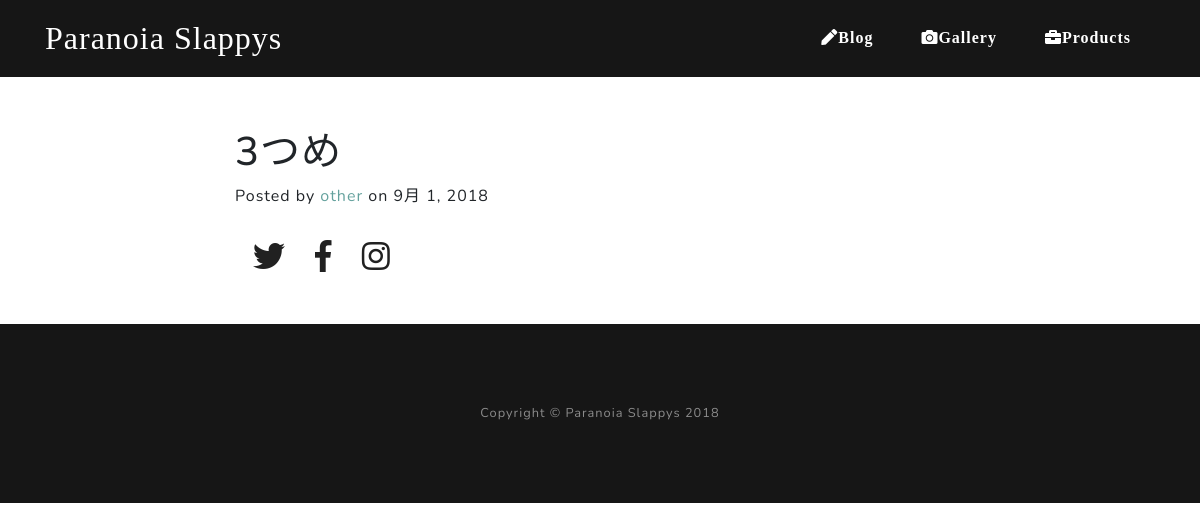
/blog/3/, run on an earlier commit of the app's database.
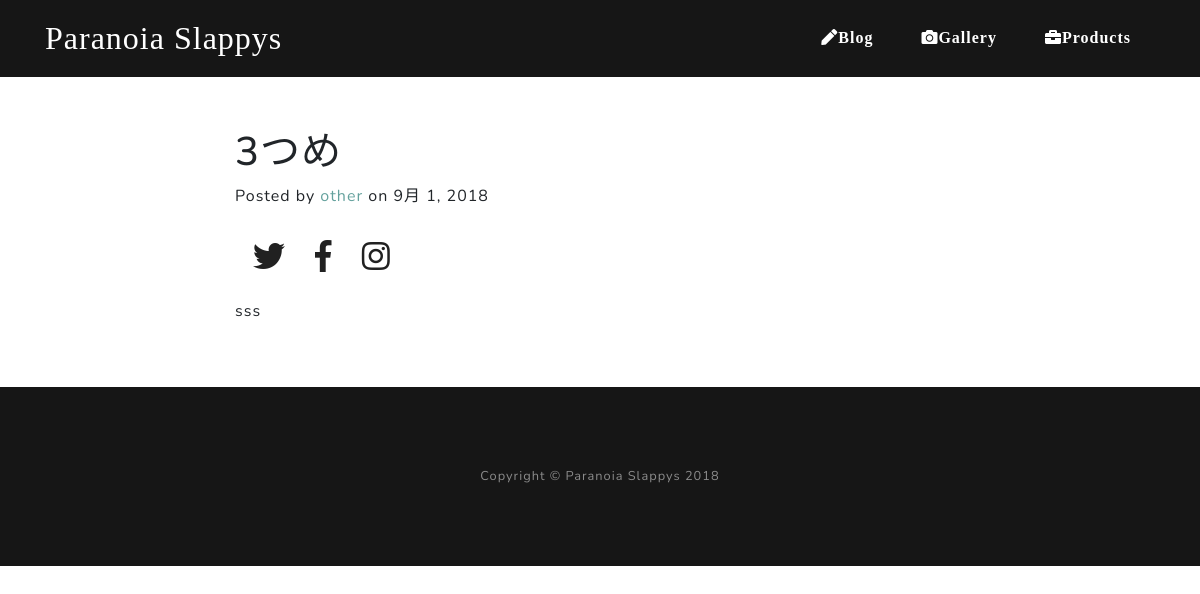
And on a later commit of the database.
### blog/models.py (models this page shows, shortened)
class BlogParagraph(models.Model):
    BlogData = models.ForeignKey(BlogData, on_delete=models.CASCADE)
    ParagraphText = models.TextField()
    ParagraphImage = models.ImageField(null=True, blank=True, upload_to='img_blog/%Y/%m/%d')

### blog/views.py (the view)
# urls.py: path('<int:pk>/', views.BlogPostView.as_view(), name='blog_post'),
class BlogPostView(generic.DetailView):
    model = BlogData
    template_name = 'blog/blog_post.html'
    context_object_name = 'blog'

### templates/blog/blog_post.html (shortened to what this page needs)
{% extends "paranoiaslappys/base.html" %}
{% block content %}
    <header class="blog_title">
        <div class="container">
            <div class="row">
                <div class="col-lg-8 col-md-12 mx-auto">
                    <div class="post-heading">
                        <h1>{{ blog.Title }}</h1>
                        <span class="meta">Posted by
                            <a href="#">{{ blog.Author }}</a>
                            on {{ blog.Date }}
                        </span>
                    </div>
                </div>
            </div>
        </div>
    </header>
    <div class="container">
        <div class="col-lg-8 col-md-12 mx-auto">
            <a href="#" class="mx-2 icon_custom2">
                <i class="fab fa-twitter fa-2x"></i>
            </a>
            <a href="#" class="mx-2 icon_custom2">
                <i class="fab fa-facebook-f fa-2x ml-2"></i>
            </a>
            <a href="#" class="mx-2 icon_custom2">
                <i class="fab fa-instagram fa-2x ml-2"></i>
            </a>
        </div>
    </div>
    <article>
        <div class="container mt-4">
            <div class="row">
                <div class="col-lg-8 col-md-12 mx-auto">
                    {% for paragraph in blog.blogparagraph_set.all %}
                        <p>{{ paragraph.ParagraphText }}</p>
                        <br>
                    {% endfor %}
                </div>
            </div>
        </div>
    </article>
    <br>
{% endblock content %}

What changed in the data, as far as the page shows it:
added BlogParagraph: ParagraphText "sss"
